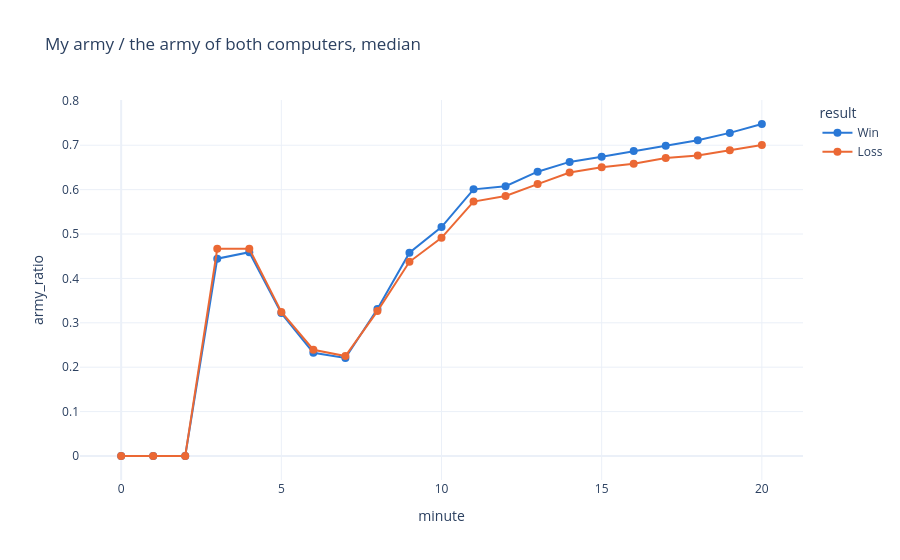

The notebook cell this image was saved under:
### Markdown cell above
### The army against both computers

The army value of the main player divided by the army value of both computers, at each minute.
It is what the main player faces, not a target: with their extra income the computers rebuild
faster than any human could, the wins show the ratio that was enough to hold.

### Code cell
ratio = (
    per_minute.lazy()
    .collect()
    .pivot(on="side", index=["ext_fs_id", "result", "minute"], values="army")
    .lazy()
    .with_columns((pl.col("me") / pl.col("computers").clip(lower_bound=1)).alias("army_ratio"))
    .group_by("result", "minute")
    .agg(pl.col("army_ratio").median())
    .sort("minute")
    .collect()
)
fig = px.line(ratio, x="minute", y="army_ratio", color="result", template=TEMPLATE, color_discrete_map=RESULT_COLORS,
              markers=True, title="My army / the army of both computers, median")
fig.update_traces(line_width=2, marker_size=8)
fig.show()

### Figure 1 — Plotly figure (JSON) as saved in the notebook; plotly's stock layout.template omitted (floating-point values rounded to 4 significant figures)
{"data": [{"hovertemplate": "result=Win<br>minute=%{x}<br>army_ratio=%{y}<extra></extra>", "legendgroup": "Win", "line": {"color": "#2a78d6", "dash": "solid", "width": 2}, "marker": {"size": 8, "symbol": "circle"}, "mode": "lines+markers", "name": "Win", "orientation": "v", "showlegend": true, "type": "scatter", "x": [0, 1, 2, 3, 4, 5, 6, 7, 8, 9, 10, 11, 12, 13, 14, 15, 16, 17, 18, 19, 20], "xaxis": "x", "y": [0.0, 0.0, 0.0, 0.4444, 0.459, 0.3218, 0.2324, 0.2209, 0.331, 0.458, 0.5157, 0.6006, 0.6076, 0.6404, 0.6624, 0.6743, 0.6868, 0.6989, 0.7111, 0.7278, 0.7478], "yaxis": "y"}, {"hovertemplate": "result=Loss<br>minute=%{x}<br>army_ratio=%{y}<extra></extra>", "legendgroup": "Loss", "line": {"color": "#eb6834", "dash": "solid", "width": 2}, "marker": {"size": 8, "symbol": "circle"}, "mode": "lines+markers", "name": "Loss", "orientation": "v", "showlegend": true, "type": "scatter", "x": [0, 1, 2, 3, 4, 5, 6, 7, 8, 9, 10, 11, 12, 13, 14, 15, 16, 17, 18, 19, 20], "xaxis": "x", "y": [0.0, 0.0, 0.0, 0.4667, 0.4667, 0.3243, 0.2393, 0.2251, 0.3264, 0.4374, 0.4914, 0.573, 0.5856, 0.6124, 0.6385, 0.6503, 0.6582, 0.6713, 0.6771, 0.6885, 0.7005], "yaxis": "y"}], "layout": {"legend": {"title": {"text": "result"}, "tracegroupgap": 0}, "title": {"text": "My army / the army of both computers, median"}, "xaxis": {"anchor": "y", "domain": [0.0, 1.0], "title": {"text": "minute"}}, "yaxis": {"anchor": "x", "domain": [0.0, 1.0], "title": {"text": "army_ratio"}}}}
